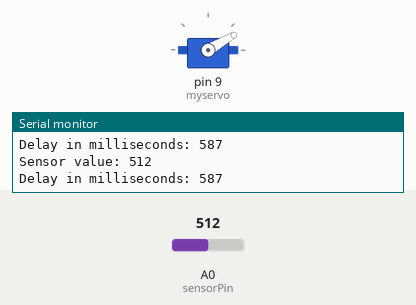
The sketch below on a simulated Arduino Uno, built with avr-gcc and run on an emulated ATmega328P. On the bench: servo, the last lines printed to the serial monitor. The test bench sets the inputs (shaded band); at power-on: A0 (sensorPin) = 512.

Above: at 1.9 s.
2.0 s: A0 (sensorPin) set to 306
At 2.45 s:
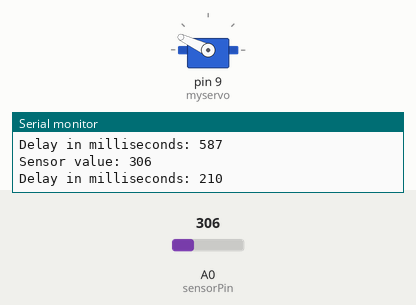
5.5 s: A0 (sensorPin) set to 122
At 6.6 s:
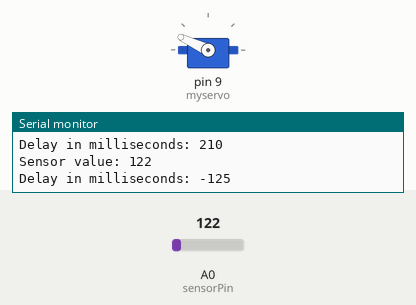
Timing chart, 0 to 8.5 s (numbered marks = the images above; inputs shaded):
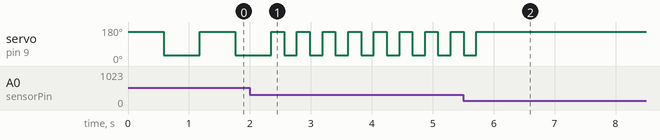

Measured:
- after the input at 2.0 s, servo on pin 9 (myservo): alternates 155° for 0.21 s and 30° for 0.21 s, starting after 0.56 s
- after the input at 5.5 s, servo on pin 9 (myservo): goes on until 5.7 s, then stays 155°

The sketch:

Light_Sensor_to_Servo.ino
```cpp
/*
  Adapted From: Analog Input by David Cuartielles and Tom Igoe
  Author: Malcolm Knapp
  Project: Light Sensor to Servo
  Date: 4/10/14
  Version: 0.1
  Description: This code shows how to use a light sensor to control
               the "blink" rate of a servo. In this case "blink" means
               moving between two positions.

 */
// ---------- included libraries ------------
#include <Servo.h>

// ---------- hardware pin defines  -----------
int sensorPin = A0;    // select the input pin for the potentiometer

// ---------- variable initialization  -----------
int sensorValue = 0;  // variable to store the value coming from the sensor
int delayTime = 0; //variable that holds the delay time in milliseconds
int scaling = 1;
int maxValue = 750;
int minValue = 300;


// ---------- library initialization  -----------
Servo myservo;  // create servo object to control a servo a maximum of eight servo objects can be created

void setup() {
  Serial.begin(9600);
  // declare hardware connections
   myservo.attach(9);  // attaches the servo on pin 9 to the servo object
}

void loop() {
  // Input
  sensorValue = analogRead(sensorPin);
  // Debugging
  Serial.print("Sensor value: ");  Serial.println(sensorValue);


  // Processing
  //Scaling
  delayTime = map (sensorValue, minValue, maxValue, 200, 1023);
  Serial.print ("Delay in milliseconds: "); Serial.println (delayTime);
  // Modes
  // None - put new modes here

  // Output
  myservo.write(155);
  delay(delayTime);
  myservo.write(30);
  delay(delayTime);
}
```
